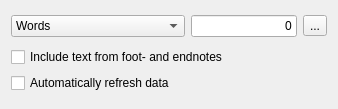
<ui version="4.0" >
 <class>KWStatisticsDocker</class>
 <widget class="QWidget" name="KWStatisticsDocker" >
  <property name="geometry" >
   <rect>
    <x>0</x>
    <y>0</y>
    <width>338</width>
    <height>109</height>
   </rect>
  </property>
  <layout class="QVBoxLayout" >
   <item>
    <layout class="QHBoxLayout" >
     <item>
      <widget class="QComboBox" name="statistics" >
       <property name="currentIndex" >
        <number>0</number>
       </property>
       <item>
        <property name="text" >
         <string>Words</string>
        </property>
       </item>
       <item>
        <property name="text" >
         <string>Sentences</string>
        </property>
       </item>
       <item>
        <property name="text" >
         <string>Syllables</string>
        </property>
       </item>
       <item>
        <property name="text" >
         <string>Lines</string>
        </property>
       </item>
       <item>
        <property name="text" >
         <string>Characters incl. spaces</string>
        </property>
       </item>
       <item>
        <property name="text" >
         <string>Characters without spaces</string>
        </property>
       </item>
       <item>
        <property name="text" >
         <string>Flesch reading ease</string>
        </property>
       </item>
      </widget>
     </item>
     <item>
      <widget class="QLineEdit" name="count" >
       <property name="readOnly" >
        <bool>true</bool>
       </property>
       <property name="text" >
        <string>0</string>
       </property>
       <property name="alignment" >
        <set>Qt::AlignRight|Qt::AlignTrailing|Qt::AlignVCenter</set>
       </property>
      </widget>
     </item>
     <item>
      <widget class="QToolButton" name="refresh" >
       <property name="text" >
        <string>...</string>
       </property>
      </widget>
     </item>
    </layout>
   </item>
   <item>
    <layout class="QVBoxLayout" >
     <item>
      <widget class="QCheckBox" name="footEndNotes" >
       <property name="text" >
        <string>Include text from foot- and endnotes</string>
       </property>
      </widget>
     </item>
     <item>
      <widget class="QCheckBox" name="autoRefresh" >
       <property name="text" >
        <string>Automatically refresh data</string>
       </property>
      </widget>
     </item>
    </layout>
   </item>
  </layout>
 </widget>
 <resources/>
 <connections/>
</ui>
